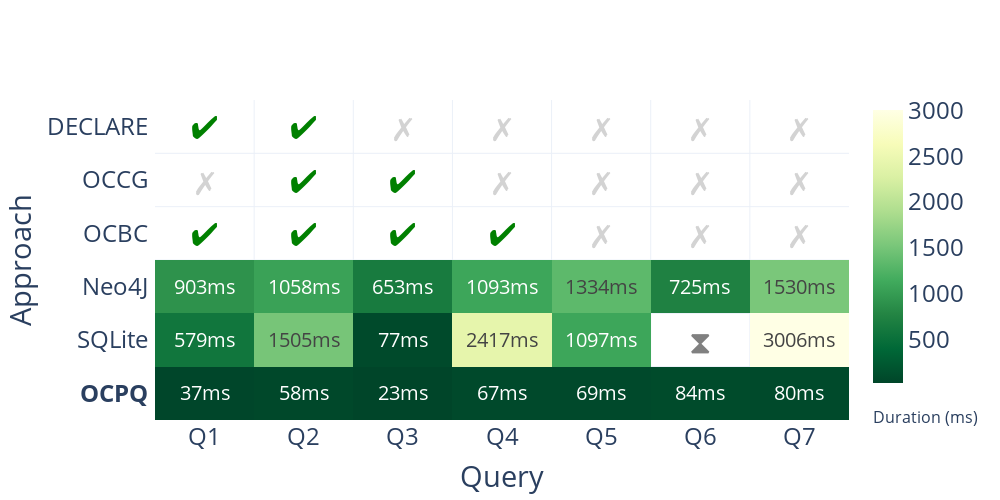

Write notebook code for a chart like this one.
### Code cell
import plotly.graph_objects as go
import plotly.colors as colors_sq
import numpy as np
fig = go.Figure(data=go.Heatmap(
                    z=[[None if (a in binary_approaches or (res[q][a] == False) or (type(res[q][a]) == str)) else 1000 * np.mean(res[q][a]) for q in queries] for a in approaches],
                    x=queries,
                    y=[f"<b>{a}</b>" if a == "OCPQ" else a if a != "SQL" else "SQLite" for a in approaches],
                    text=[
                            [
                                #str(res[q][a])
                                  "" if (a in binary_approaches or (res[q][a] == False)  or (type(res[q][a]) == str))  else
                            "" if np.isnan(np.mean(res[q][a])) else f"{np.round(1000 * np.mean(res[q][a]),0):.0f}ms"
                            for q in queries]
                          for a in approaches],
                    texttemplate="%{text}",
                    textfont={"size":20},
                    colorscale=colors_sq.sequential.YlGn_r,
                    # colorscale=colors_sq.sequential.speed_r,
                    # colorscale=colors_sq.sequential.gray,
                    # colorscale=colors_sq.sequential.Burgyl,
                    colorbar=dict(title=dict(text="Duration (ms)",side="bottom", font=dict(size = 16))),
                    ))
fig.update_yaxes(ticksuffix = " ", title = "Approach", showgrid=True, tickson='boundaries')
fig.update_xaxes(title = "Query", showgrid=True,tickson='boundaries')
fig.update_layout(font=dict(
        size=24,
    ),
    autosize=False,
    width=1000,
    height=500,
    template="plotly_white",
    title=""
    # color = "Duration",
    )
for q_i in range(len(queries)):
    for a_i in range(len(approaches)):
        q = queries[q_i]
        a = approaches[a_i]
        if a in binary_approaches or res[q][a] == False or type(res[q][a]) == str:
            fig.add_annotation(
                x=q_i,y=a_i,text="✔" if res[q][a] == True else "✗" if res[q][a] == False else res[q][a],
                showarrow=False,
                font=dict(size=32, color="green" if res[q][a] == True else "lightgray" if res[q][a] == False else "gray"))
            # or lightsalmon
fig.show()
fig.write_image("heatmap.svg")
fig.write_image("heatmap.pdf")

### Figure 1 — Plotly figure (JSON) as saved in the notebook; plotly's stock layout.template omitted (floating-point values rounded to 4 significant figures)
{"data": [{"colorbar": {"title": {"font": {"size": 16}, "side": "bottom", "text": "Duration (ms)"}}, "colorscale": [[0, "rgb(0,69,41)"], [0.125, "rgb(0,104,55)"], [0.25, "rgb(35,132,67)"], [0.375, "rgb(65,171,93)"], [0.5, "rgb(120,198,121)"], [0.625, "rgb(173,221,142)"], [0.75, "rgb(217,240,163)"], [0.875, "rgb(247,252,185)"], [1, "rgb(255,255,229)"]], "text": [["37ms", "58ms", "23ms", "67ms", "69ms", "84ms", "80ms"], ["579ms", "1505ms", "77ms", "2417ms", "1097ms", "", "3006ms"], ["903ms", "1058ms", "653ms", "1093ms", "1334ms", "725ms", "1530ms"], ["", "", "", "", "", "", ""], ["", "", "", "", "", "", ""], ["", "", "", "", "", "", ""]], "textfont": {"size": 20}, "texttemplate": "%{text}", "type": "heatmap", "x": ["Q1", "Q2", "Q3", "Q4", "Q5", "Q6", "Q7"], "y": ["<b>OCPQ</b>", "SQLite", "Neo4J", "OCBC", "OCCG", "DECLARE"], "z": [[37.43, 57.87, 22.86, 67.11, 68.54, 84.44, 79.85], [578.6, 1505.0, 77.0, 2417.0, 1097.0, null, 3006.0], [902.8, 1058.0, 652.5, 1093.0, 1334.0, 725.2, 1530.0], [null, null, null, null, null, null, null], [null, null, null, null, null, null, null], [null, null, null, null, null, null, null]]}], "layout": {"annotations": [{"font": {"color": "green", "size": 32}, "showarrow": false, "text": "✔", "x": 0, "y": 3}, {"font": {"color": "lightgray", "size": 32}, "showarrow": false, "text": "✗", "x": 0, "y": 4}, {"font": {"color": "green", "size": 32}, "showarrow": false, "text": "✔", "x": 0, "y": 5}, {"font": {"color": "green", "size": 32}, "showarrow": false, "text": "✔", "x": 1, "y": 3}, {"font": {"color": "green", "size": 32}, "showarrow": false, "text": "✔", "x": 1, "y": 4}, {"font": {"color": "green", "size": 32}, "showarrow": false, "text": "✔", "x": 1, "y": 5}, {"font": {"color": "green", "size": 32}, "showarrow": false, "text": "✔", "x": 2, "y": 3}, {"font": {"color": "green", "size": 32}, "showarrow": false, "text": "✔", "x": 2, "y": 4}, {"font": {"color": "lightgray", "size": 32}, "showarrow": false, "text": "✗", "x": 2, "y": 5}, {"font": {"color": "green", "size": 32}, "showarrow": false, "text": "✔", "x": 3, "y": 3}, {"font": {"color": "lightgray", "size": 32}, "showarrow": false, "text": "✗", "x": 3, "y": 4}, {"font": {"color": "lightgray", "size": 32}, "showarrow": false, "text": "✗", "x": 3, "y": 5}, {"font": {"color": "lightgray", "size": 32}, "showarrow": false, "text": "✗", "x": 4, "y": 3}, {"font": {"color": "lightgray", "size": 32}, "showarrow": false, "text": "✗", "x": 4, "y": 4}, {"font": {"color": "lightgray", "size": 32}, "showarrow": false, "text": "✗", "x": 4, "y": 5}, {"font": {"color": "gray", "size": 32}, "showarrow": false, "text": "⧗", "x": 5, "y": 1}, {"font": {"color": "lightgray", "size": 32}, "showarrow": false, "text": "✗", "x": 5, "y": 3}, {"font": {"color": "lightgray", "size": 32}, "showarrow": false, "text": "✗", "x": 5, "y": 4}, {"font": {"color": "lightgray", "size": 32}, "showarrow": false, "text": "✗", "x": 5, "y": 5}, {"font": {"color": "lightgray", "size": 32}, "showarrow": false, "text": "✗", "x": 6, "y": 3}, {"font": {"color": "lightgray", "size": 32}, "showarrow": false, "text": "✗", "x": 6, "y": 4}, {"font": {"color": "lightgray", "size": 32}, "showarrow": false, "text": "✗", "x": 6, "y": 5}], "autosize": false, "font": {"size": 24}, "height": 500, "title": {"text": ""}, "width": 1000, "xaxis": {"showgrid": true, "tickson": "boundaries", "title": {"text": "Query"}}, "yaxis": {"showgrid": true, "tickson": "boundaries", "ticksuffix": " ", "title": {"text": "Approach"}}}}
